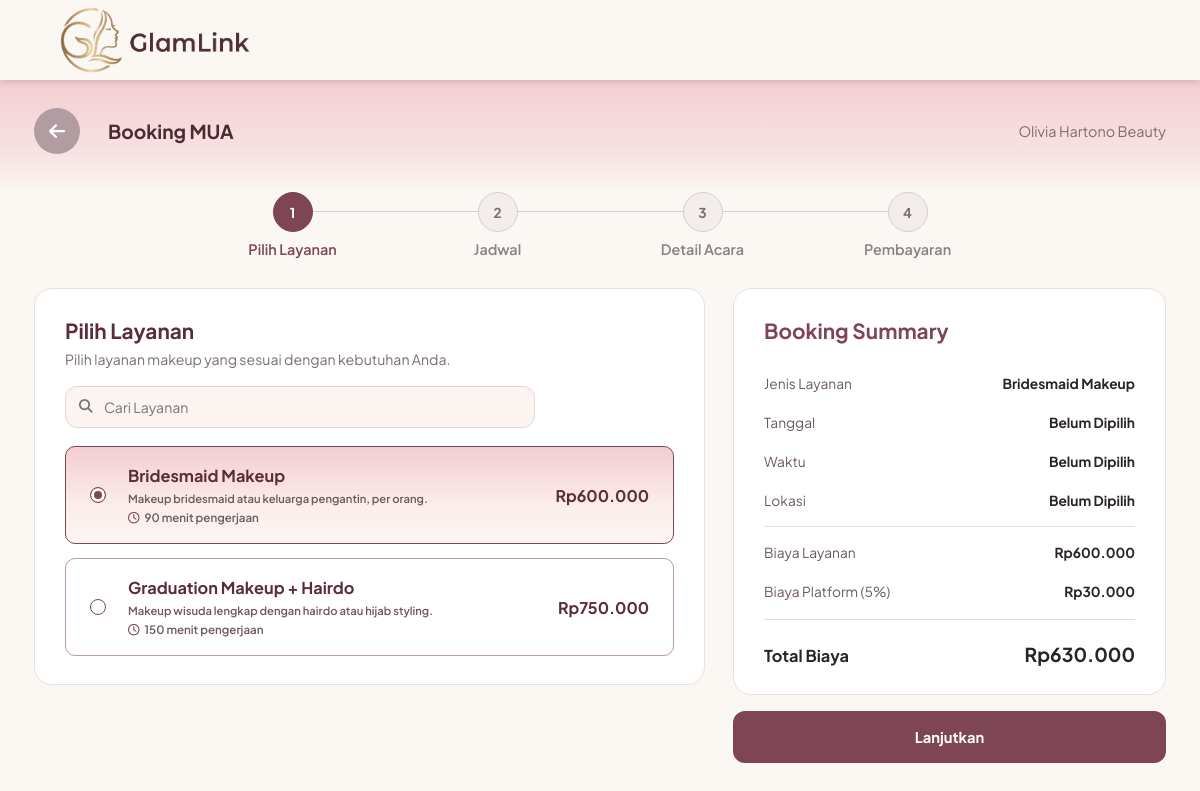
Screenshot of /klien/booking.php?mua=19 (signed in) with the database file from the repository.
### tables this page shows
CREATE TABLE `users` (
  `id_user` int(11) NOT NULL,
  `nama` varchar(100) NOT NULL,
  `email` varchar(100) NOT NULL,
  `nomor_telepon` varchar(20) DEFAULT NULL,
  `nama_brand` varchar(150) DEFAULT NULL,
  `bio` text DEFAULT NULL,
  `lokasi` varchar(150) DEFAULT NULL,
  `foto_profil` varchar(255) DEFAULT NULL,
  `password` varchar(255) NOT NULL,
  `role` enum('mua','pelanggan','admin') NOT NULL,
  `dibuat_pada` timestamp NOT NULL DEFAULT current_timestamp(),
  `status_verifikasi` enum('pending','approved','rejected') NOT NULL DEFAULT 'approved',
  `alasan_tolak` varchar(255) DEFAULT NULL
);

CREATE TABLE `bookings` (
  `id_booking` int(11) NOT NULL,
  `no_invoice` varchar(20) NOT NULL,
  `id_mua` int(11) NOT NULL,
  `id_pelanggan` int(11) NOT NULL,
  `id_layanan` int(11) NOT NULL,
  `tanggal_booking` date NOT NULL,
  `waktu_booking` time NOT NULL,
  `lokasi_acara` varchar(255) DEFAULT NULL,
  `catatan` text DEFAULT NULL,
  `total_harga` int(11) NOT NULL,
  `status` enum('menunggu','dikonfirmasi','selesai','ditolak') NOT NULL DEFAULT 'menunggu',
  `is_mua_done` tinyint(1) DEFAULT 0,
  `is_client_done` tinyint(1) DEFAULT 0,
  `foto_dokumentasi` varchar(255) DEFAULT NULL,
  `rating` int(1) DEFAULT NULL,
  `ulasan` text DEFAULT NULL,
  `created_at` timestamp NOT NULL DEFAULT current_timestamp(),
  `nama_acara` varchar(150) DEFAULT NULL,
  `jenis_acara` varchar(50) DEFAULT NULL,
  `kota_acara` varchar(50) DEFAULT NULL,
  `biaya_platform` int(11) NOT NULL DEFAULT 0,
  `metode_bayar` varchar(50) DEFAULT NULL,
  `dibayar_pada` timestamp NULL DEFAULT NULL,
  `dibatalkan_oleh` enum('klien','mua') DEFAULT NULL,
  `dibatalkan_pada` timestamp NULL DEFAULT NULL
);

CREATE TABLE `services` (
  `id_service` int(11) NOT NULL,
  `id_mua` int(11) NOT NULL,
  `nama_layanan` varchar(150) NOT NULL,
  `kategori` varchar(100) DEFAULT NULL,
  `harga` decimal(10,2) NOT NULL,
  `durasi` varchar(50) DEFAULT NULL,
  `deskripsi` text DEFAULT NULL,
  `fasilitas` text DEFAULT NULL
);

### klien/booking.php (the view, shortened to what this page needs)
<?php
require __DIR__ . '/../includes/klien.php';
function input($k) { $v = $_POST[$k] ?? $_GET[$k] ?? ''; return is_string($v) ? trim($v) : ''; }
$id_mua     = (int)input('mua');
$mua = q("SELECT id_user, nama_brand, lokasi FROM users WHERE id_user = ? AND role = 'mua' AND status_verifikasi = 'approved'", [$id_mua])[0] ?? null;
$layanan = q('SELECT * FROM services WHERE id_mua = ? ORDER BY id_service', [$id_mua]);
$hari_ini = date('Y-m-d');
$maks     = date('Y-m-t', strtotime('+12 months'));
$terisi = [];
foreach (q("SELECT tanggal_booking, waktu_booking FROM bookings WHERE id_mua = ? AND status IN ('menunggu','dikonfirmasi') AND tanggal_booking BETWEEN ? AND ?", [$id_mua, $hari_ini, $maks]) as $r) {
    $i = slot_index($r['waktu_booking']); if ($i >= 0) $terisi[$r['tanggal_booking']][$i] = $i;
}
$langkah_label = ['Pilih Layanan', 'Jadwal', 'Detail Acara', 'Pembayaran'];
?>
<header class="bk-header"><a href="index.php"><img src="../assets/img/logo.png" alt="GlamLink"></a></header>
<div class="bk-band"><div class="bk-wrap bk-band-in">
    <a class="bk-back" href="mua.php?id=<?php echo $id_mua; ?>" aria-label="Kembali ke profil MUA"><i class="fa-solid fa-arrow-left"></i></a>
    <h1>Booking MUA</h1><span class="bk-mua"><?php echo e($mua['nama_brand']); ?></span>
</div></div>
<main class="bk-wrap">
<?php if (!$layanan): ?>
    <div class="kosong"><i class="fa-regular fa-face-frown"></i><p><b><?php echo e($mua['nama_brand']); ?></b> belum menambahkan layanan, sehingga belum bisa dibooking.</p><a class="kb-fill" href="cari.php">Cari MUA lain</a></div>
<?php else: ?>
    <ol class="bk-stepper" aria-label="Langkah booking">
        <?php foreach ($langkah_label as $i => $l) echo '<li class="bk-step" data-step="' . ($i + 1) . '"><span class="bk-dot">' . ($i + 1) . '</span><span class="bk-lbl">' . $l . '</span></li>'; ?>
    </ol>
    <form id="bk-form" method="POST" action="booking.php?mua=<?php echo $id_mua; ?>" novalidate>
    <div class="bk-grid">
        <div class="bk-left">
            <section class="bk-card bk-panel" data-step="1">
                <h2>Pilih Layanan</h2>
                <p class="bk-sub">Pilih layanan makeup yang sesuai dengan kebutuhan Anda.</p>
                <label class="bk-search"><i class="fa-solid fa-magnifying-glass"></i><input type="search" id="bk-cari" placeholder="Cari Layanan" aria-label="Cari layanan" autocomplete="off"></label>
                <div class="bk-svc-list">
                <?php foreach ($layanan as $s): $sid = (int)$s['id_service'];
                    $ring = trim((string)strtok((string)$s['deskripsi'], "\n")); ?>
                    <label class="bk-svc" data-cari="<?php echo e(mb_strtolower($s['nama_layanan'] . ' ' . $s['kategori'] . ' ' . $s['deskripsi'])); ?>">
                        <span class="bk-radio" aria-hidden="true"></span>
                        <span class="bk-svc-main"><b><?php echo e($s['nama_layanan']); ?></b>
                            <?php if ($ring !== '') echo '<small>' . e(mb_strimwidth($ring, 0, 80, '…', 'UTF-8')) . '</small>'; ?>
                            <?php if (trim((string)$s['durasi']) !== '') echo '<span class="bk-dur"><i class="fa-regular fa-clock"></i> ' . e($s['durasi']) . ' pengerjaan</span>'; ?></span>
                        <span class="bk-harga"><?php echo rupiah($s['harga']); ?></span>
                    </label>
                <?php endforeach; ?>
                </div>
            </section>
        </div>
        <aside class="bk-right">
            <div class="bk-card bk-sum">
                <h2>Booking Summary</h2>
                <dl>
                    <div><dt>Jenis Layanan</dt><dd id="s-layanan">-</dd></div>
                    <div><dt>Tanggal</dt><dd id="s-tanggal">Belum Dipilih</dd></div>
                    <div><dt>Waktu</dt><dd id="s-waktu">Belum Dipilih</dd></div>
                    <div><dt>Lokasi</dt><dd id="s-lokasi">Belum Dipilih</dd></div>
                </dl>
                <dl class="bk-sum-biaya">
                    <div><dt>Biaya Layanan</dt><dd id="s-biaya">-</dd></div>
                    <div><dt>Biaya Platform (<?php echo BIAYA_PLATFORM_PERSEN; ?>%)</dt><dd id="s-fee">-</dd></div>
                </dl>
                <div class="bk-total"><span>Total Biaya</span><b id="s-total">-</b></div>
            </div>
            <button type="button" class="bk-btn bk-btn-fill bk-btn-wide" id="bk-next1">Lanjutkan</button>
        </aside>
    </div>
    </form>
<?php endif; ?>
</main>
</body></html>

### assets/css/navbar.css (style rules this page uses)
:root { --gl-primary: #7E4655; --gl-primary-dark: #623642; --gl-soft: #f0e6e9; }

### rows the page displays
users: nama_brand "Olivia Hartono Beauty"
bookings: l "Pembayaran"
services: nama_layanan "Bridesmaid Makeup", deskripsi "Makeup bridesmaid atau keluarga pengantin, per orang.", durasi "90 menit", harga "Rp600.000"
services: nama_layanan "Graduation Makeup + Hairdo", deskripsi "Makeup wisuda lengkap dengan hairdo atau hijab styling.", durasi "150 menit", harga "Rp750.000"

### other values shown
$l "Pilih Layanan"
$l "Jadwal"
$l "Detail Acara"
BIAYA_PLATFORM_PERSEN "5"
